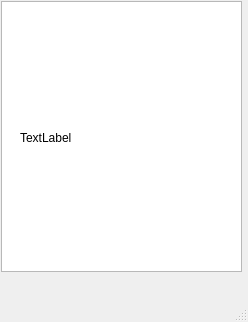
<?xml version="1.0" encoding="UTF-8"?>
<ui version="4.0">
 <class>MainWindow</class>
 <widget class="QMainWindow" name="MainWindow">
  <property name="geometry">
   <rect>
    <x>0</x>
    <y>0</y>
    <width>248</width>
    <height>322</height>
   </rect>
  </property>
  <property name="windowTitle">
   <string>MainWindow</string>
  </property>
  <widget class="QWidget" name="centralwidget">
   <widget class="QGraphicsView" name="graphicsView">
    <property name="geometry">
     <rect>
      <x>1</x>
      <y>1</y>
      <width>241</width>
      <height>271</height>
     </rect>
    </property>
   </widget>
   <widget class="QLabel" name="lblError">
    <property name="geometry">
     <rect>
      <x>20</x>
      <y>130</y>
      <width>191</width>
      <height>16</height>
     </rect>
    </property>
    <property name="text">
     <string>TextLabel</string>
    </property>
   </widget>
  </widget>
  <widget class="QStatusBar" name="statusbar"/>
 </widget>
 <resources/>
 <connections/>
</ui>
